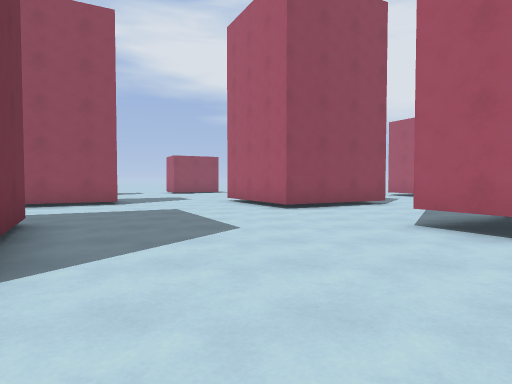
View 1 (above)

24 first-person views from a walk through a Godot game level. The camera is 1.3 m above the floor, tilts 2° down and sees 75° across. The floor is counted in squares, 1.77 m on a side. Each view is taken from the middle of a square. On the plan, view 1 faces up. The plan holds only what a view shows up to about 11 squares ahead; the rest is blank. The place goes on beyond the plan.

View 2
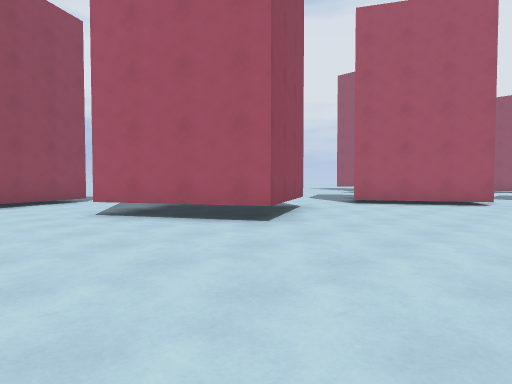

View 3
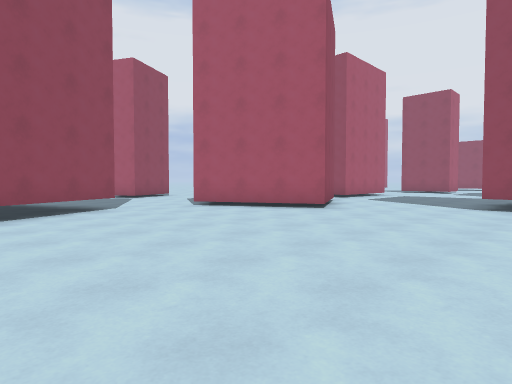

View 4
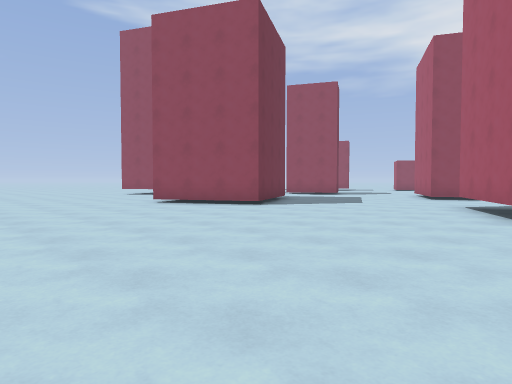

View 5
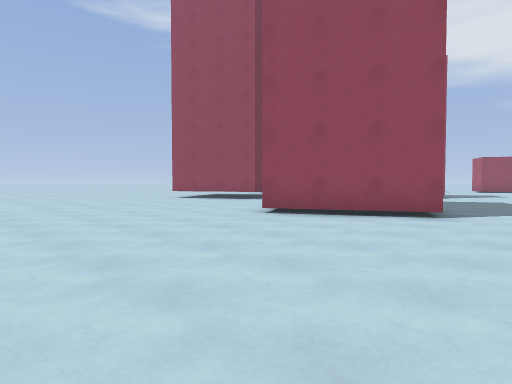

View 6
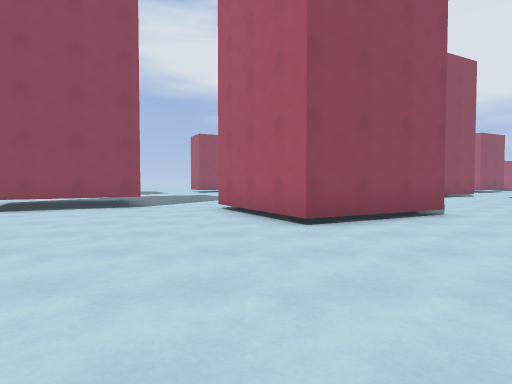

View 7
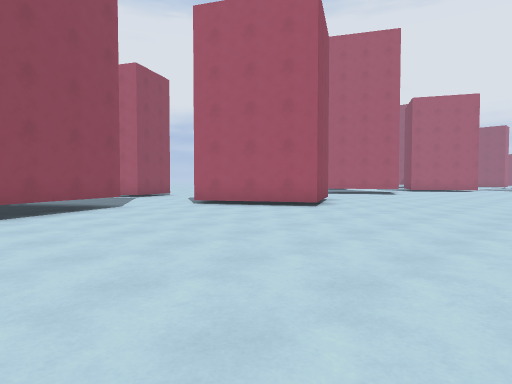

View 8
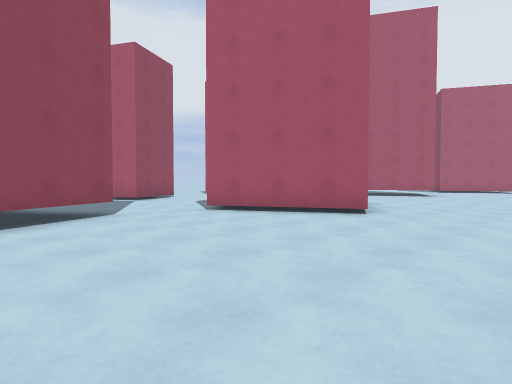

View 9
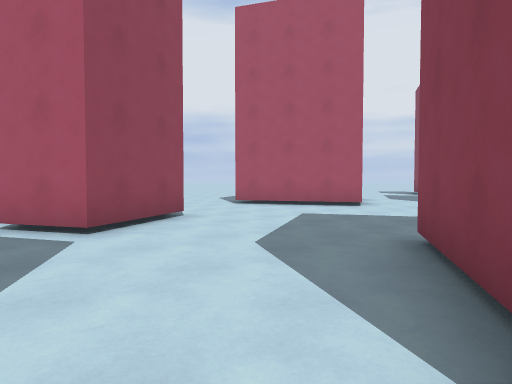

View 10
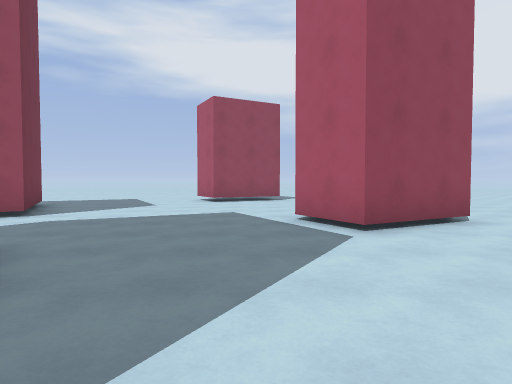

View 11
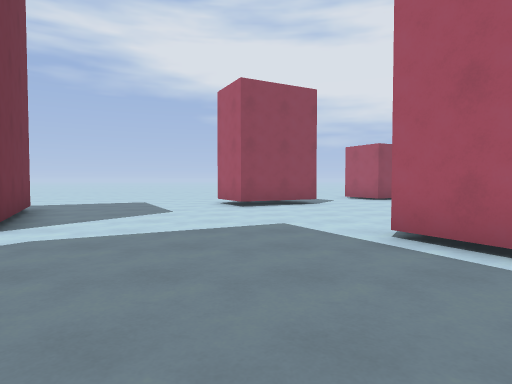

View 12
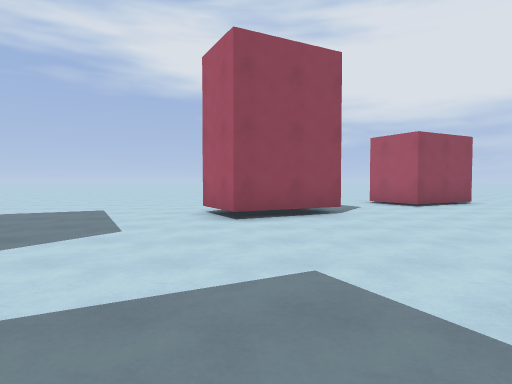

View 13
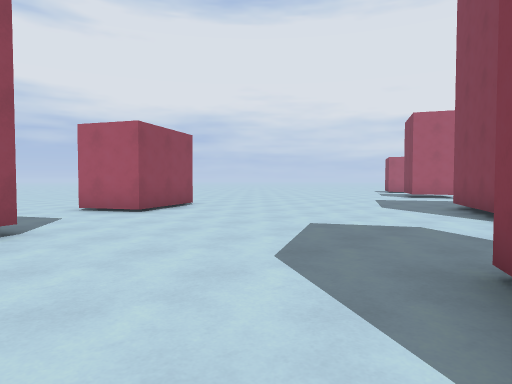

View 14
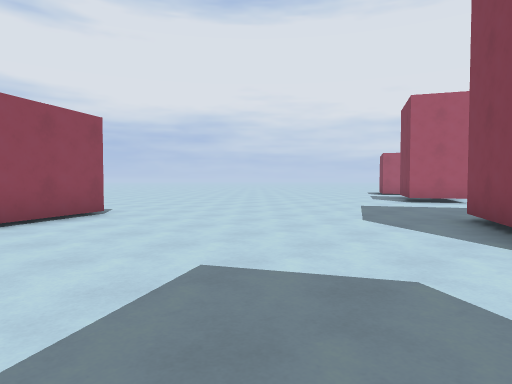

View 15
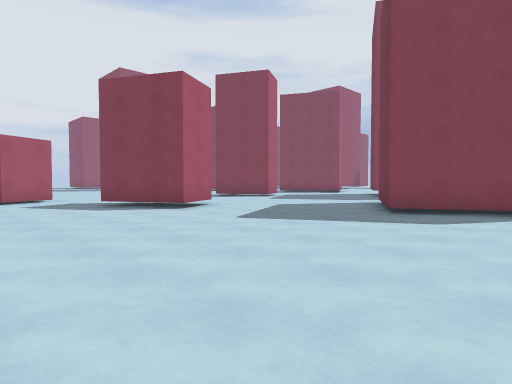

View 16
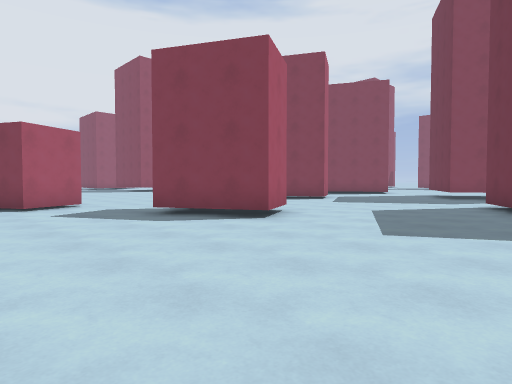

View 17
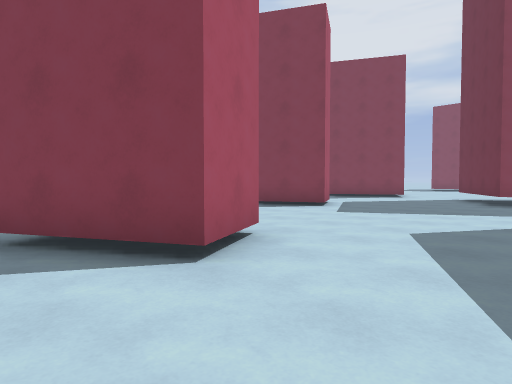

View 18
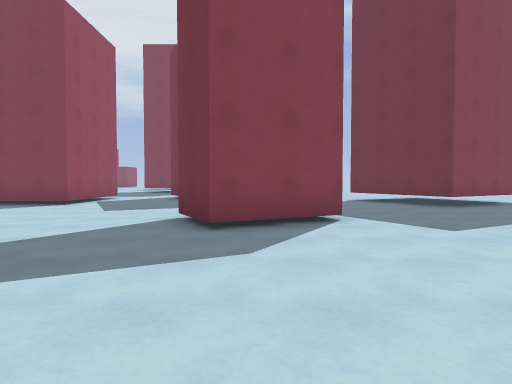

View 19
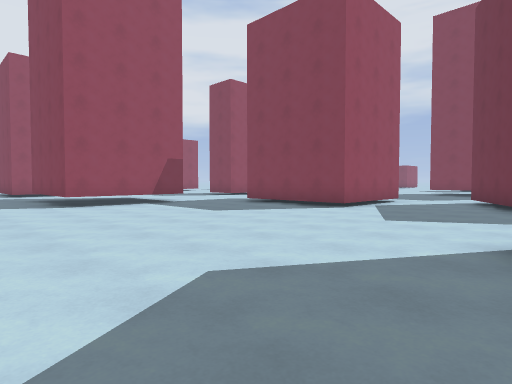

View 20
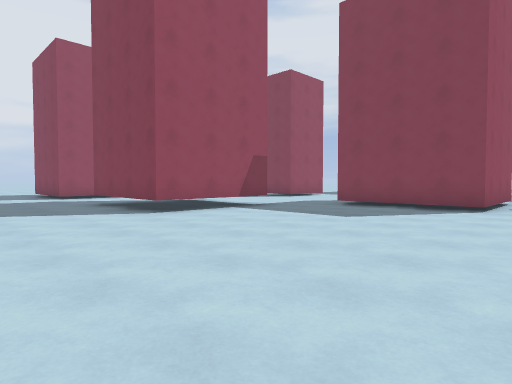

View 21
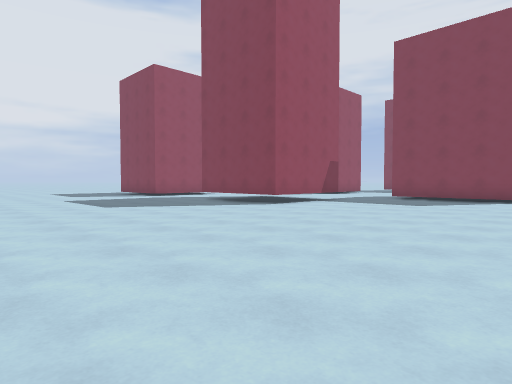

View 22
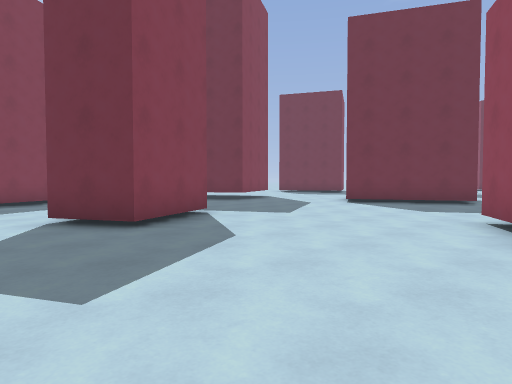

View 23
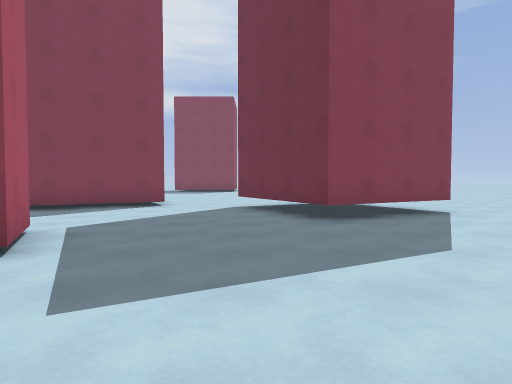

View 24
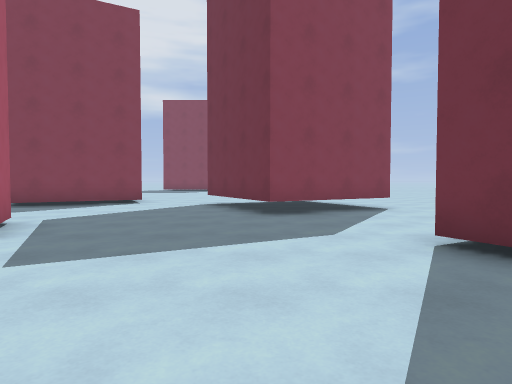

### Floor plan
Key: @ floor where view 1 was taken; # wall or solid block; . floor; T thing the floor can be seen under or through.
Columns run from 13 left of view 1 to 27 right of it. Each row starts with its distance up from view 1.
 21        ..  .........
 20 ...    .###..............
 19 ...   ..###..............#  .....
 18 ....  ...................#  ...........
 17 ...###...............##.... .............
 16 ...###..............## ..................
 15 ....................##..................
 14 .......................................
 13 ..............##.........................
 12 ............#####........................
 11 #...... #....#  #........#.........####.
 10 ......###....####......###.........#
  9  ......#......##.......###.........#
  8   .................................#
  7    ................#................
  6     .............TTT..........####.
  5     ....##......T  T#.........#
  4   TT...####.....TT ##...###...#
  3  TT....#  #......T##...## ##..#
  2  ......#####.....T......#  #.
  1  .......##..............####
  0  ............@...........#..
 -1 .............................
 -2 .............................
 -3 ...........................#
 -4 ...........................#
 -5 .....  . .............

Where each view was taken, in squares from view 1:
view 1: 0 up, 0 right, facing up
view 2: 2 down, 0 right, facing up-right
view 3: 5 down, 4 right, facing up-right
view 4: 5 down, 5 right, facing up-left
view 5: 5 down, 0 right, facing up-left
view 6: 5 down, 6 left, facing up
view 7: 5 down, 13 left, facing up-right
view 8: 3 down, 12 left, facing up-right
view 9: 4 up, 8 left, facing up-right
view 10: 4 up, 8 left, facing up
view 11: 6 up, 9 left, facing up
view 12: 9 up, 9 left, facing up
view 13: 11 up, 8 left, facing up-right
view 14: 12 up, 5 left, facing up-right
view 15: 21 up, 1 left, facing down-right
view 16: 21 up, 2 right, facing down-right
view 17: 18 up, 4 right, facing down-right
view 18: 16 up, 11 right, facing down
view 19: 14 up, 12 right, facing down-right
view 20: 15 up, 15 right, facing down-right
view 21: 19 up, 15 right, facing down-right
view 22: 16 up, 14 right, facing down-left
view 23: 13 up, 7 right, facing down
view 24: 14 up, 6 right, facing down
